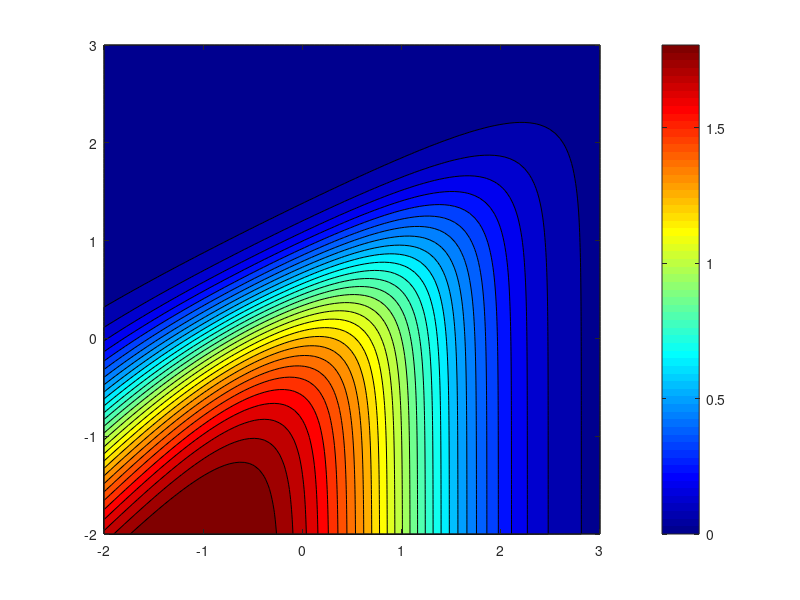

This figure's MATLAB source: (Note: this script raises an error after producing the figure.)
%% 
clear
clc
close all
addpath(genpath('..'))

%% Plots of means and fano factor versus parameters.

kr = 100;
gr = 1;
N = 100;
kArr = logspace(-2,3,N);
MEAN = zeros(N,N);
FANO = zeros(N,N);
for i = 1:N
    for j = 1:N
        F(i,j) = kArr(i)/(kArr(i)+kArr(j));
        MEAN(i,j) = kr/gr*F(i,j);
        FANO(i,j) = 1+((1-F(i,j))*kr)/(kArr(i)+kArr(j)+gr);
    end
end
figure(1); clf;
ax1 = axes;
[~,cF] = contourf(ax1,log10(kArr),log10(kArr),log10(FANO),linspace(0,log10(64),30)); hold on;

colormap(ax1,jet)
cb = colorbar(ax1);
cb.Ticks = log10([1.0001,4,16,64]);
cb.TickLabels = {'1','4','16','64'};

set(gca,'xtick',[-2:3],'ytick',[-2:3],...
    'XTickLabel',{'10^{-2}','10^{-1}','10^{0}','10^{1}','10^{2}','10^{3}'},...
    'YTickLabel',{'10^{-2}','10^{-1}','10^{0}','10^{1}','10^{2}','10^{3}'},...
    'FontSize',16);

ax2 = axes;
[~,cM] = contour(ax2,log10(kArr),log10(kArr),MEAN,[2,25,75],'k--','LineWidth',2);
ax2.Color = 'none';
ax2.XColor = 'none';
ax2.YColor = 'none';
linkaxes([ax1 ax2]);
ax2.Position = ax1.Position;

%% 
% find star
star_koff = 10;
mu = 2; 
g = (mu*gr)/kr;
star_kon = (g*star_koff)/(1-g);

% find collision point with mu == 25 line
% vary kon 
mu = 25;
g = (mu*gr)/kr;
final_kon = (g*star_koff)/(1-g);

% vary koff 
final_koff = (kr*star_kon)/(mu*gr)-star_kon;

% plot on figure 1
% Coordinates
x0 = log10(star_koff);
y0 = log10(star_kon);

x1 = log10(final_koff);
y1 = log10(star_kon);

x2 = log10(star_koff);
y2 = log10(final_kon);

% Arrows
quiver(ax1, x0, y0, x1-x0, y1-y0, 0, ...
    'Color', 'b', 'LineWidth', 3, 'MaxHeadSize', 0.5);

quiver(ax1, x0, y0, x2-x0, y2-y0, 0, ...
    'Color', 'r', 'LineWidth', 3, 'MaxHeadSize', 0.5);

% Star
plot(ax1, x0, y0, 'k*', ...
    'MarkerSize', 20, 'LineWidth', 3);
plot(ax1, x0, y0, 'b*', ...
    'MarkerSize', 14, 'LineWidth', 1.5);

% Squares
plot(ax1, x1, y1, 's', ...
    'MarkerSize', 12, ...
    'MarkerEdgeColor', 'k', ...
    'MarkerFaceColor', 'b', ...
    'LineWidth', 4);

plot(ax1, x2, y2, 's', ...
    'MarkerSize', 12, ...
    'MarkerEdgeColor', 'k', ...
    'MarkerFaceColor', 'r', ...
    'LineWidth', 4);

%% plot mean and std during transition from mu == 2 to mu == 25
alpha = linspace(0,1);

kons = star_kon*(1-alpha)+(final_kon)*alpha;
f = kons./(kons+star_koff);
kon_vary_mean = (kr/gr).*f;
kon_vary_sigma = (1 + ((1-f)*kr)./(kons+star_koff+gr)).*kon_vary_mean;

koffs = star_koff*(1-alpha)+(final_koff)*alpha;
f = star_kon./(star_kon+koffs);
koff_vary_mean = (kr/gr).*f; 
koff_vary_sigma = (1 + ((1-f)*kr)./(star_kon+koffs+gr)).*koff_vary_mean;

kon_vary_std = sqrt(kon_vary_sigma);
koff_vary_std = sqrt(koff_vary_sigma);

%%
figure(2); clf;
hold on;

koff_color = 'b';   % varying koff
kon_color  = 'r';   % varying kon

errorbar(alpha, kon_vary_mean, kon_vary_std, ...
    'o', ...
    'Color', kon_color, ...
    'MarkerFaceColor', kon_color, ...
    'MarkerEdgeColor', kon_color, ...
    'LineWidth', 1.2, ...
    'MarkerSize', 4);


errorbar(alpha, koff_vary_mean, koff_vary_std, ...
    'o', ...
    'Color', koff_color, ...
    'MarkerFaceColor', koff_color, ...
    'MarkerEdgeColor', koff_color, ...
    'LineWidth', 1.2, ...
    'MarkerSize', 4);

xlabel('\alpha', 'FontSize', 16);
ylabel('Mean', 'FontSize', 16);

legend('Vary k_{on}', 'Vary k_{off}', ...
    'Location', 'best');

set(gca, 'FontSize', 14);
box on;



%% Burst Frequency Model

Model = SSIT('Empty');

Model.species = {'gON','mRNA'};

Model.initialCondition = [0;0];

%                                     PRIOR
Model.parameters = {'kon0',0.1;...  % logn(-1,2)
    'koff0',1;...                   % logn(0,2)
    'kr',10;...                     % logn(1,2)
    'g',0.01;...                    % logn(-2,2)
    'kD',10;...                     % logn(1,2)
    'S0',1;...                      % NA (initial input concentration)
    'S1',5};                        % NA (final input concentration)

Model.inputExpressions = {'Iu','S0+S1*(t>0)'};

Model = Model.addReaction(struct(...
    'propensity',{'kon0*(Iu/(kD+Iu))*(1-gON)'},...
    'stoichiometry',{{'gON',1}}));

Model = Model.addReaction(struct(...
    'propensity',{'koff0*gON'},...
    'stoichiometry',{{'gON',-1}}));

Model = Model.addReaction(struct(...
    'propensity',{'kr*gON'},...
    'stoichiometry',{{'mRNA',1}}));

Model = Model.addReaction(struct(...
    'propensity',{'g*mRNA'},...
    'stoichiometry',{{'mRNA',-1}}));

Model.fspOptions.initApproxSS = true;
Model.tSpan = linspace(0,300,31);

Model = Model.solve;

Model.plotFSP

%% Verification of FIM using CRLB (spread of MLE)
nCellsInExperiment = 0*Model.tSpan;
nCellsInExperiment([1,11,31]) = 200;
Model.estimateMLEspread(nCells=nCellsInExperiment,observableSpecies={'mRNA'})

%% FIM Calculations
Sarray = [1:5];

Model.solutionScheme = 'fspsens';
FIM = cell(length(Sarray),length(Sarray),length(Model.tSpan));
for iS0 = 1:length(Sarray)
    for iS1 = 1:length(Sarray)
        Model = Model.changeParameter({'S0',Sarray(iS0);'S1',Sarray(iS1)-Sarray(iS0)});
        Model = Model.solve;
        FIM(iS0,iS1,:) = Model.computeFIM(freePars=(1:4),scale='log');
    end
end

%% FIM for different experiment designs.
Ncells = 600;
% Measurment at one steady state values.
iS = 3;
FIM_One_SS = Ncells*FIM{iS,iS,1};
disp(['Determinant of FIM for one SS measurement: ',num2str(det(FIM_One_SS))])

% Measurment at two steady state values.
iS1 = 1;
iS2 = 5;
FIM_Two_SS = Ncells/2*FIM{iS1,iS1,1}+Ncells/2*FIM{iS2,iS2,1};
disp(['Determinant of FIM for two SS measurements: ',num2str(det(FIM_Two_SS))])

% Measurement at change from one SS to another at three time points.
iS1 = 1;
iS2 = 5;
itimes = [1,11,31];
FIM_Dynamic = 0;
for it = 1:length(itimes)
    FIM_Dynamic = FIM_Dynamic + Ncells/length(itimes)*FIM{iS1,iS2,itimes(it)};
end
disp(['Determinant of FIM for dynamic measurements: ',num2str(det(FIM_Dynamic))])

%% Optimized Experiment Design
% AllFims = reshape(FIM,numel(FIM),1);
allFims = {};%cell(numel(FIM),1);
indsFims = [];zeros(numel(FIM),3);
k = 0;
for iS0 = 1:length(Sarray)
    for iS1 = 1:length(Sarray)
        for iT = 1:length(Model.tSpan)
            k = k+1;
            allFims(k,1) = FIM(iS0,iS1,iT);
            indsFims(k,:) = [iS0,iS1,iT];
        end
    end
end
OptExperiment = Model.optimizeCellCounts(allFims,600,'D-opt');
J = find(OptExperiment);
disp(['Optimized Experiment Design:'])
for j = 1:length(J)
    % Store optimized parameters and their corresponding indices
    optimizedParams = OptExperiment(J(j));
    paramIndices = indsFims(J(j), :);
    if paramIndices(3)==1||paramIndices(1)==paramIndices(2) % SS experiment
        disp(['   ',num2str(optimizedParams),' cells at steady state for S0 = ',num2str(Sarray(paramIndices(1)))])
    else
        disp(['   ',num2str(optimizedParams),' cells at time ',num2str(Model.tSpan(paramIndices(3))),' for S0 = ',num2str(Sarray(paramIndices(1))),' and S1 = ',num2str(Sarray(paramIndices(2)))])
    end
end

FIM_Opt = 0;
for i = 1:length(OptExperiment)
    FIM_Opt = FIM_Opt + OptExperiment(i)*allFims{i};
end
disp(['Determinant of FIM for optimized measurements: ',num2str(det(FIM_Opt))])

return
%% Generalized model
% 
% In the most general form of this model, the parameter 'alpha' determines
% if the model is burst size regulate (koff, alpha=0) or burst frequency
% regulated (kon, alpha=1) or something in between.
ModelGen = SSIT('Empty');

ModelGen.species = {'gON','mRNA'};

ModelGen.initialCondition = [0;0];

%                                     PRIOR
ModelGen.parameters = {'kon0',0.1;...  % logn(-1,2)
    'koff0',1;...                   % logn(0,2)
    'kr',10;...                     % logn(1,2)
    'g',0.01;...                    % logn(-2,2)
    'kD',10;...                     % logn(1,2)
    'alpha',1e-6;...                   % n(0,2)
    'S0',1;...                      % NA (initial input concentration)
    'S1',5};                        % NA (final input concentration)

ModelGen.inputExpressions = {'Iu','S0+S1*(t>0)'};

ModelGen = ModelGen.addReaction(struct(...
    'propensity',{'kon0*((1-alpha)+(alpha)*Iu/(kD+Iu))*(1-gON)'},...
    'stoichiometry',{{'gON',1}}));

ModelGen = ModelGen.addReaction(struct(...
    'propensity',{'koff0*((alpha)+(1-alpha)*(kD+Iu)/Iu)*gON'},...
    'stoichiometry',{{'gON',-1}}));

ModelGen = ModelGen.addReaction(struct(...
    'propensity',{'kr*gON'},...
    'stoichiometry',{{'mRNA',1}}));

ModelGen = ModelGen.addReaction(struct(...
    'propensity',{'g*mRNA'},...
    'stoichiometry',{{'mRNA',-1}}));

ModelGen.tSpan = linspace(0,300,31);

ModelGen = ModelGen.solve;

ModelGen.plotFSP

%% Parameters for key points.
kr = 100;
gr = 1;
KD = 10;
kon0a = 2.5;
koff0a = 10;
S0 = KD/24;
S1 = 23*KD/24;

%                                     PRIOR
ModelGen.parameters = {'kon0',kon0;...  % logn(-1,2)
    'koff0',koff0;...                   % logn(0,2)
    'kr',kr;...                     % logn(1,2)
    'g',gr;...                    % logn(-2,2)
    'kD',KD;...                     % logn(1,2)
    'alpha',-6;...                   % n(0,2)
    'S0',S0;...                      % NA (initial input concentration)
    'S1',S1};                        % NA (final input concentration)

ModelGen.tSpan = linspace(0,6,61);

ModelGen.fspOptions.initApproxSS = true;
ModelGen = ModelGen.solve;

ModelGen.plotFSP
